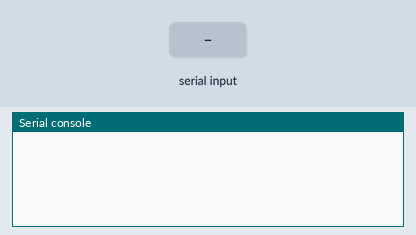
Simulated run of this program. Board: ESP32 board running MicroPython. Shown: the last lines printed to the serial console. Inputs (shaded band) come from the test bench. The interpreter's speed is modelled, so counts of loop turns are approximate.

Above: at 1.2 s.
1.3 s: "1" received over the second serial link
At 2.8 s:
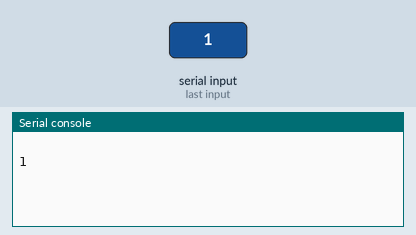
3.8 s: "0" received over the second serial link
At 4.3 s:
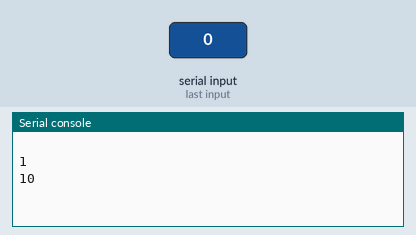
6.3 s: "2" received over the second serial link
At 8.6 s:
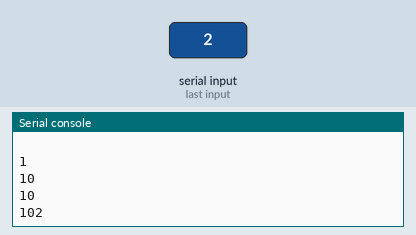
Timing chart, 0 to 10.1 s (numbered marks = the images above; inputs shaded):
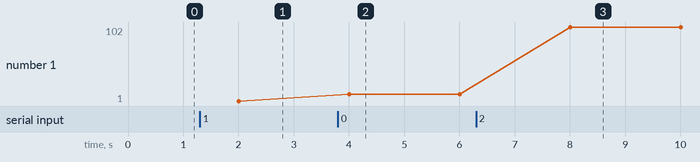

The program:

bolum2_u42_uartAny.py
```python
from machine import *
import time
uart1 = UART(1, baudrate = 9600, tx = 33, rx = 32, timeout = 100)

buf = b''
while True:
    # Tampon bellekte hiç veri kalmayana kadar okumayı gerçekleştir.
    while uart1.any():
        buf += uart1.read(1)
        # okunan baytları birer birer ekle
    print(buf.decode('utf-8'))
    time.sleep_ms(2000)
```

Measured:
- after the input at 1.3 s, the serial console: prints a new line after 0.70 s (image 1)
- after the input at 3.8 s, the serial console: prints a new line after 0.20 s (image 2)
- after the input at 6.3 s, the serial console: prints a new line after 1.7 s (image 3)
- plotted number 1: 1 → 10 after the input at 3.8 s, 10 → 102 after the input at 6.3 s
